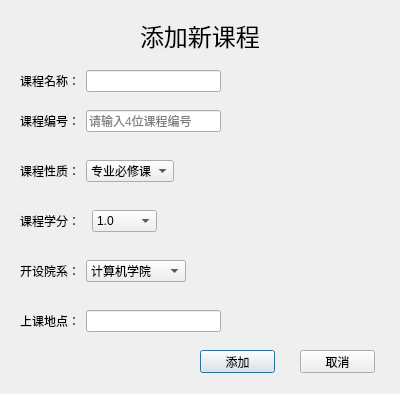
<?xml version="1.0" encoding="UTF-8"?>
<ui version="4.0">
 <class>addcourse</class>
 <widget class="QDialog" name="addcourse">
  <property name="geometry">
   <rect>
    <x>0</x>
    <y>0</y>
    <width>400</width>
    <height>394</height>
   </rect>
  </property>
  <property name="windowTitle">
   <string>学生选课和成绩管理系统</string>
  </property>
  <widget class="QLabel" name="label">
   <property name="geometry">
    <rect>
     <x>140</x>
     <y>20</y>
     <width>131</width>
     <height>31</height>
    </rect>
   </property>
   <property name="font">
    <font>
     <pointsize>18</pointsize>
    </font>
   </property>
   <property name="text">
    <string>添加新课程</string>
   </property>
  </widget>
  <widget class="QWidget" name="layoutWidget">
   <property name="geometry">
    <rect>
     <x>20</x>
     <y>70</y>
     <width>201</width>
     <height>22</height>
    </rect>
   </property>
   <layout class="QHBoxLayout" name="horizontalLayout">
    <item>
     <widget class="QLabel" name="label_2">
      <property name="text">
       <string>课程名称：</string>
      </property>
     </widget>
    </item>
    <item>
     <widget class="QLineEdit" name="le_course_name">
      <property name="placeholderText">
       <string/>
      </property>
      <property name="clearButtonEnabled">
       <bool>true</bool>
      </property>
     </widget>
    </item>
   </layout>
  </widget>
  <widget class="QWidget" name="layoutWidget">
   <property name="geometry">
    <rect>
     <x>20</x>
     <y>260</y>
     <width>166</width>
     <height>22</height>
    </rect>
   </property>
   <layout class="QHBoxLayout" name="horizontalLayout_4">
    <item>
     <widget class="QLabel" name="label_5">
      <property name="text">
       <string>开设院系：</string>
      </property>
     </widget>
    </item>
    <item>
     <widget class="QComboBox" name="cbb_college">
      <property name="sizePolicy">
       <sizepolicy hsizetype="Expanding" vsizetype="Fixed">
        <horstretch>0</horstretch>
        <verstretch>0</verstretch>
       </sizepolicy>
      </property>
      <item>
       <property name="text">
        <string>计算机学院</string>
       </property>
      </item>
      <item>
       <property name="text">
        <string>数理学院</string>
       </property>
      </item>
      <item>
       <property name="text">
        <string>外国语学院</string>
       </property>
      </item>
      <item>
       <property name="text">
        <string>经济管理学院</string>
       </property>
      </item>
      <item>
       <property name="text">
        <string>体育学院</string>
       </property>
      </item>
     </widget>
    </item>
   </layout>
  </widget>
  <widget class="QWidget" name="layoutWidget">
   <property name="geometry">
    <rect>
     <x>20</x>
     <y>210</y>
     <width>137</width>
     <height>22</height>
    </rect>
   </property>
   <layout class="QHBoxLayout" name="horizontalLayout_3">
    <item>
     <widget class="QLabel" name="label_4">
      <property name="text">
       <string>课程学分：</string>
      </property>
     </widget>
    </item>
    <item>
     <widget class="QComboBox" name="cbb_point">
      <item>
       <property name="text">
        <string>1.0</string>
       </property>
      </item>
      <item>
       <property name="text">
        <string>1.5</string>
       </property>
      </item>
      <item>
       <property name="text">
        <string>2.0</string>
       </property>
      </item>
      <item>
       <property name="text">
        <string>2.5</string>
       </property>
      </item>
      <item>
       <property name="text">
        <string>3.0</string>
       </property>
      </item>
      <item>
       <property name="text">
        <string>3.5</string>
       </property>
      </item>
      <item>
       <property name="text">
        <string>4.0</string>
       </property>
      </item>
      <item>
       <property name="text">
        <string>4.5</string>
       </property>
      </item>
      <item>
       <property name="text">
        <string>5.0</string>
       </property>
      </item>
     </widget>
    </item>
   </layout>
  </widget>
  <widget class="QPushButton" name="btn_sys_addcou">
   <property name="geometry">
    <rect>
     <x>200</x>
     <y>350</y>
     <width>75</width>
     <height>23</height>
    </rect>
   </property>
   <property name="text">
    <string>添加</string>
   </property>
  </widget>
  <widget class="QPushButton" name="btn_sys_addcoucancel">
   <property name="geometry">
    <rect>
     <x>300</x>
     <y>350</y>
     <width>75</width>
     <height>23</height>
    </rect>
   </property>
   <property name="text">
    <string>取消</string>
   </property>
  </widget>
  <widget class="QWidget" name="layoutWidget">
   <property name="geometry">
    <rect>
     <x>20</x>
     <y>160</y>
     <width>154</width>
     <height>22</height>
    </rect>
   </property>
   <layout class="QHBoxLayout" name="horizontalLayout_2">
    <item>
     <widget class="QLabel" name="label_3">
      <property name="text">
       <string>课程性质：</string>
      </property>
     </widget>
    </item>
    <item>
     <widget class="QComboBox" name="cbb_nature">
      <item>
       <property name="text">
        <string>专业必修课</string>
       </property>
      </item>
      <item>
       <property name="text">
        <string>专业选修课</string>
       </property>
      </item>
      <item>
       <property name="text">
        <string>通识选修课</string>
       </property>
      </item>
     </widget>
    </item>
   </layout>
  </widget>
  <widget class="QWidget" name="layoutWidget">
   <property name="geometry">
    <rect>
     <x>20</x>
     <y>310</y>
     <width>201</width>
     <height>22</height>
    </rect>
   </property>
   <layout class="QHBoxLayout" name="horizontalLayout_5">
    <item>
     <widget class="QLabel" name="label_6">
      <property name="text">
       <string>上课地点：</string>
      </property>
     </widget>
    </item>
    <item>
     <widget class="QLineEdit" name="le_course_place">
      <property name="placeholderText">
       <string/>
      </property>
      <property name="clearButtonEnabled">
       <bool>true</bool>
      </property>
     </widget>
    </item>
   </layout>
  </widget>
  <widget class="QWidget" name="layoutWidget">
   <property name="geometry">
    <rect>
     <x>20</x>
     <y>110</y>
     <width>201</width>
     <height>22</height>
    </rect>
   </property>
   <layout class="QHBoxLayout" name="horizontalLayout_6">
    <item>
     <widget class="QLabel" name="label_7">
      <property name="text">
       <string>课程编号：</string>
      </property>
     </widget>
    </item>
    <item>
     <widget class="QLineEdit" name="le_course_id">
      <property name="maxLength">
       <number>4</number>
      </property>
      <property name="placeholderText">
       <string>请输入4位课程编号</string>
      </property>
      <property name="clearButtonEnabled">
       <bool>true</bool>
      </property>
     </widget>
    </item>
   </layout>
  </widget>
 </widget>
 <resources/>
 <connections/>
</ui>
